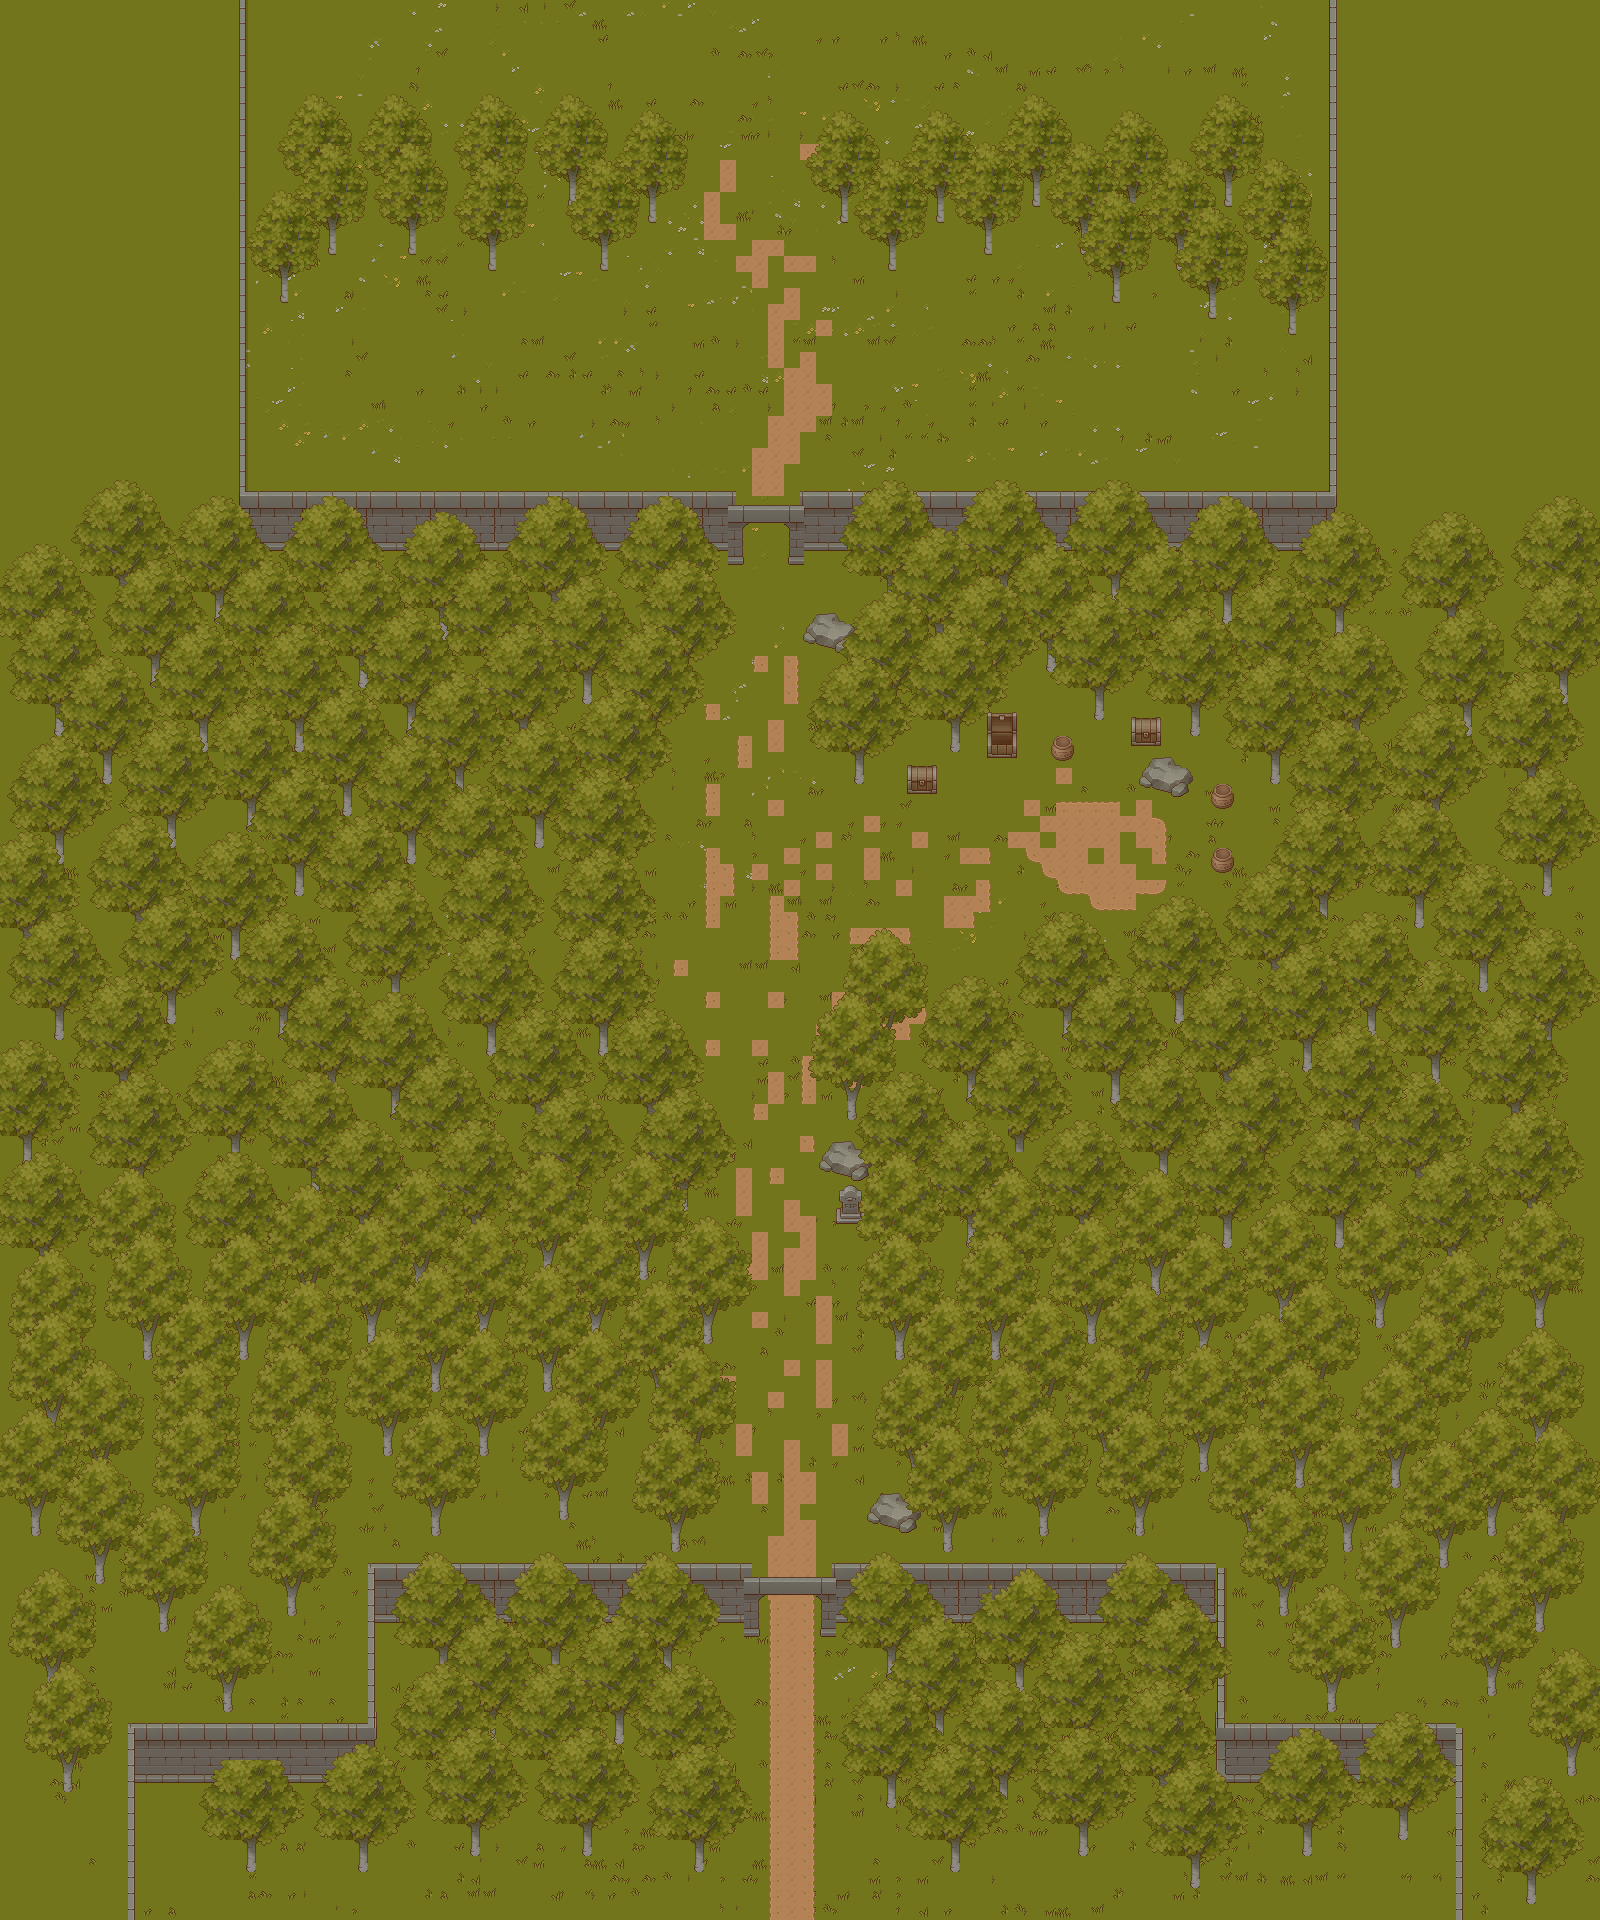

Tiled map render using the project's own tile images. Description and the map definition, with tile-layer contents summarised, below:
An orthogonal 100x120 tile map with 16x16 px tiles, 24 tile layers (Grass, Flowers, Dirt, Props, ...), 6 tilesets and 67 objects.

<map version="1.5" tiledversion="1.7.2" orientation="orthogonal" renderorder="right-down" width="100" height="120" tilewidth="16" tileheight="16" infinite="0" nextlayerid="28" nextobjectid="94">
 <tileset firstgid="1" source="TX Tileset Grass.tsx" />
 <tileset firstgid="226" source="TX Struct.tsx" />
 <tileset firstgid="1126" source="TX Tileset Wall.tsx" />
 <tileset firstgid="2026" source="roguelikeSheet_transparent.tsx" />
 <tileset firstgid="3793" source="TX Plant.tsx" />
 <tileset firstgid="4693" source="TX Props.tsx" />
 <layer id="1" name="Grass" width="100" height="120">
  <data>[12000 cells, 12000 non-empty, 3 distinct tile ids]</data>
 </layer>
 <layer id="10" name="Flowers" width="100" height="120">
  <data>[12000 cells, 3943 non-empty, 84 distinct tile ids]</data>
 </layer>
 <layer id="2" name="Dirt" width="100" height="120">
  <data>[12000 cells, 277 non-empty, 8 distinct tile ids]</data>
 </layer>
 <layer id="26" name="Props" width="100" height="120">
  <data>[12000 cells, 111 non-empty, 48 distinct tile ids]</data>
 </layer>
 <objectgroup id="27" name="Object Layer 1">
  <object id="26" x="590" y="734.667" width="40.6667" height="327.333" />
  <object id="27" x="631" y="1063" width="16" height="140" />
  <object id="28" x="647" y="1203" width="25" height="154" />
  <object id="29" x="672" y="1356" width="32" height="137" />
  <object id="30" x="704" y="1493" width="12" height="113" />
  <object id="31" x="559" y="1606" width="188" height="16" />
  <object id="32" x="740" y="1603" width="18" height="32" />
  <object id="33" x="757" y="1623" width="84" height="11" />
  <object id="34" x="834" y="1598" width="271" height="24" />
  <object id="35" x="881.333" y="1494.67" width="18.3333" height="6" />
  <object id="36" x="876" y="1501" width="33.6667" height="9.33333" />
  <object id="37" x="869.667" y="1510.33" width="49.3333" height="9.66667" />
  <object id="38" x="890" y="1519.67" width="26.3333" height="7.66667" />
  <object id="39" x="900" y="1526.67" width="11.3333" height="5" />
  <object id="40" x="884" y="1525" width="28" height="92" />
  <object id="41" x="900" y="1295" width="18" height="200" />
  <object id="42" x="881" y="1217" width="24.6667" height="78.3333" />
  <object id="43" x="836" y="1207.67" width="29.6667" height="8.33333" />
  <object id="44" x="866" y="1207.67" width="42.6667" height="13" />
  <object id="45" x="883.667" y="1220" width="10" height="33.3333" />
  <object id="46" x="832" y="1141.67" width="20.6667" height="11.6667" />
  <object id="47" x="824" y="1153.33" width="45" height="9.66667" />
  <object id="48" x="819.667" y="1164.33" width="49.3333" height="6" />
  <object id="49" x="843" y="1170.67" width="24.6667" height="5" />
  <object id="50" x="852.333" y="1175.67" width="10.6667" height="5" />
  <object id="51" x="848" y="1088" width="9.33333" height="58.6667" />
  <object id="52" x="856" y="1088" width="139.333" height="10" />
  <object id="53" x="993.333" y="1066.67" width="71.3333" height="20.6667" />
  <object id="54" x="1064.67" y="1022.67" width="132" height="44" />
  <object id="55" x="1197.33" y="988.667" width="152.667" height="32" />
  <object id="56" x="1264" y="954" width="106" height="33.3333" />
  <object id="57" x="1297.33" y="908.667" width="46.6667" height="42.6667" />
  <object id="58" x="1314" y="794.667" width="17.3333" height="113.333" />
  <object id="59" x="1271.33" y="760.667" width="59.3333" height="34" />
  <object id="60" x="1210.25" y="795.75" width="23" height="10.5" />
  <object id="61" x="1212" y="863.75" width="21" height="6.75" />
  <object id="62" x="1152.75" y="759.25" width="18.75" height="8" />
  <object id="63" x="1146" y="768" width="37.75" height="5.75" />
  <object id="64" x="1141.75" y="775.25" width="49" height="8" />
  <object id="65" x="1156.5" y="783.25" width="31" height="7.25" />
  <object id="66" x="1168.5" y="790.5" width="15.25" height="5" />
  <object id="67" x="990" y="742" width="24" height="14.6667" />
  <object id="68" x="907.333" y="776.667" width="28" height="14.6667" />
  <object id="69" x="1134.67" y="728" width="23.3333" height="15.3333" />
  <object id="70" x="1259.33" y="708.667" width="12.6667" height="61.3333" />
  <object id="71" x="1190.67" y="717.333" width="68" height="16" />
  <object id="72" x="1092" y="706" width="99.3333" height="11.3333" />
  <object id="73" x="995.333" y="706" width="96.6667" height="36.6667" />
  <object id="74" x="854" y="742" width="139.333" height="16.6667" />
  <object id="75" x="605" y="591" width="17" height="277" />
  <object id="76" x="624" y="611" width="14" height="158" />
  <object id="77" x="641" y="575" width="41" height="141" />
  <object id="79" x="816" y="616.75" width="29" height="26.25" />
  <object id="80" x="877.5" y="551.5" width="21.5" height="102.25" />
  <object id="81" x="845.333" y="622.667" width="40.6667" height="19.3333" />
  <object id="82" x="855.333" y="638.667" width="20" height="118" />
  <object id="83" x="631.333" y="547.333" width="62.6667" height="63.3333" />
  <object id="84" x="249.333" y="102.667" width="418.667" height="146.667" />
  </objectgroup>
 <layer id="3" name="Outer Walls" width="100" height="120">
  <data>[12000 cells, 832 non-empty, 43 distinct tile ids]</data>
 </layer>
 <layer id="5" name="Side Wall" width="100" height="120">
  <data>[12000 cells, 40 non-empty, 7 distinct tile ids]</data>
 </layer>
 <layer id="4" name="Gate" width="100" height="120">
  <data>[12000 cells, 53 non-empty, 25 distinct tile ids]</data>
 </layer>
 <layer id="8" name="Trees" width="100" height="120">
  <data>[12000 cells, 1096 non-empty, 105 distinct tile ids]</data>
 </layer>
 <layer id="6" name="Trees1" width="100" height="120">
  <data>[12000 cells, 974 non-empty, 103 distinct tile ids]</data>
 </layer>
 <layer id="7" name="Trees2" width="100" height="120">
  <data>[12000 cells, 841 non-empty, 67 distinct tile ids]</data>
 </layer>
 <layer id="11" name="Trees3" width="100" height="120">
  <data>[12000 cells, 763 non-empty, 39 distinct tile ids]</data>
 </layer>
 <layer id="12" name="Trees4" width="100" height="120">
  <data>[12000 cells, 336 non-empty, 39 distinct tile ids]</data>
 </layer>
 <layer id="13" name="Trees5" width="100" height="120">
  <data>[12000 cells, 351 non-empty, 39 distinct tile ids]</data>
 </layer>
 <layer id="14" name="Trees6" width="100" height="120">
  <data>[12000 cells, 388 non-empty, 39 distinct tile ids]</data>
 </layer>
 <layer id="15" name="Trees7" width="100" height="120">
  <data>[12000 cells, 496 non-empty, 39 distinct tile ids]</data>
 </layer>
 <layer id="16" name="Trees8" width="100" height="120">
  <data>[12000 cells, 422 non-empty, 39 distinct tile ids]</data>
 </layer>
 <layer id="17" name="Trees9" width="100" height="120">
  <data>[12000 cells, 228 non-empty, 39 distinct tile ids]</data>
 </layer>
 <layer id="18" name="Trees10" width="100" height="120">
  <data>[12000 cells, 118 non-empty, 39 distinct tile ids]</data>
 </layer>
 <layer id="20" name="Trees11" width="100" height="120">
  <data>[12000 cells, 432 non-empty, 36 distinct tile ids]</data>
 </layer>
 <layer id="21" name="Trees12" width="100" height="120">
  <data>[12000 cells, 504 non-empty, 36 distinct tile ids]</data>
 </layer>
 <layer id="22" name="Trees13" width="100" height="120">
  <data>[12000 cells, 432 non-empty, 36 distinct tile ids]</data>
 </layer>
 <layer id="23" name="Trees14" width="100" height="120">
  <data>[12000 cells, 500 non-empty, 36 distinct tile ids]</data>
 </layer>
 <layer id="24" name="Trees15" width="100" height="120">
  <data>[12000 cells, 504 non-empty, 36 distinct tile ids]</data>
 </layer>
 <layer id="25" name="Trees16" width="100" height="120">
  <data>[12000 cells, 316 non-empty, 36 distinct tile ids]</data>
 </layer>
</map>
<!-- 9 of 67 objects omitted -->
